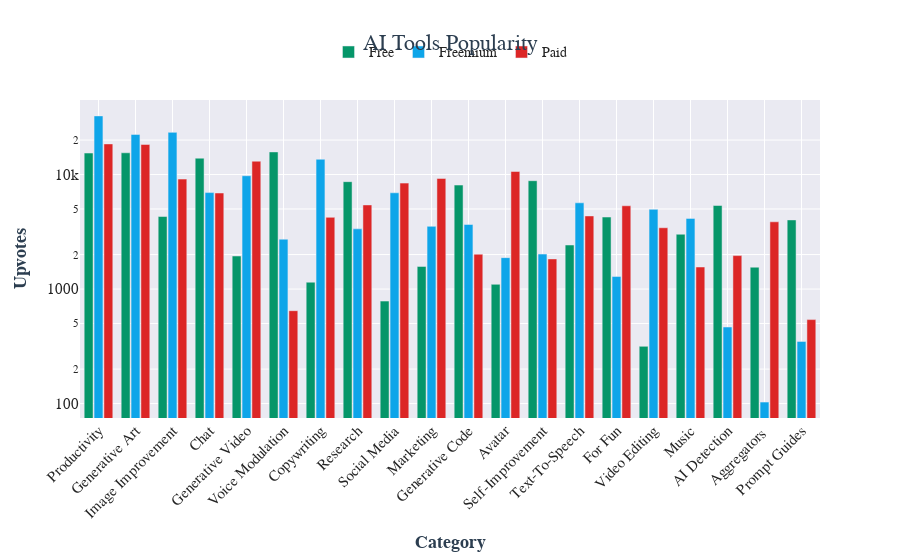

The code cell stored with this chart in its notebook:
### Code cell
# Stacked bar chart

color_map = {
    "Free": "#059669",  # Teal/green
    "Freemium": "#0ea5e9",  # Sky blue
    "Paid": "#dc2626",  # Corporate red
}

fig = px.bar(
    grouped_upvotes,
    x='Category',
    y='Upvotes', 
    color='Price',
    barmode='group',
    category_orders={'Category': top_categories},
    title='AI Tools Popularity',
    log_y=True,
    color_discrete_map=color_map)
fig.update_layout(
    xaxis_tickangle=-45,
    template="seaborn",
    font=dict(family="Helvetica Neue, sans-serif", size=15),
    title_font=dict(family="Helvetica Neue, sans-serif", size=22, color="#2c3e50"),
    legend=dict(
        title=dict(text=""),
        font=dict(size=14),
        orientation="h",
        x=0.5,
        y=1.2,
        xanchor="center",
        yanchor="top",
    ),
    bargap=0.2,
    bargroupgap=0.1,
)
# Bold axis titles
fig.update_xaxes(
    title_font=dict(size=18, color="#2c3e50", family="Helvetica Neue, sans-serif"),
    title_text="<b>Category</b>",
)
fig.update_yaxes(
    title_font=dict(size=18, color="#2c3e50", family="Helvetica Neue, sans-serif"),
    title_text="<b>Upvotes</b>",
)
fig.update_traces(hovertemplate="<b>Upvotes:</b> %{y:,.0f}<extra></extra>")
fig.show()

### Figure 1 — Plotly figure (JSON) as saved in the notebook; plotly's stock layout.template omitted (floating-point values rounded to 4 significant figures)
{"data": [{"alignmentgroup": "True", "hovertemplate": "<b>Upvotes:</b> %{y:,.0f}<extra></extra>", "legendgroup": "Free", "marker": {"color": "#059669", "pattern": {"shape": ""}}, "name": "Free", "offsetgroup": "Free", "orientation": "v", "showlegend": true, "textposition": "auto", "type": "bar", "x": ["AI Detection", "Aggregators ", "Avatar", "Chat", "Copywriting", "For Fun", "Generative Art", "Generative Code", "Generative Video", "Image Improvement", "Marketing", "Music", "Productivity", "Prompt Guides", "Research", "Self-Improvement", "Social Media", "Text-To-Speech", "Video Editing", "Voice Modulation"], "xaxis": "x", "y": [5363, 1552, 1100, 13893, 1148, 4253, 15478, 8092, 1943, 4298, 1576, 3010, 15401, 4014, 8662, 8834, 785, 2424, 316, 15752], "yaxis": "y"}, {"alignmentgroup": "True", "hovertemplate": "<b>Upvotes:</b> %{y:,.0f}<extra></extra>", "legendgroup": "Freemium", "marker": {"color": "#0ea5e9", "pattern": {"shape": ""}}, "name": "Freemium", "offsetgroup": "Freemium", "orientation": "v", "showlegend": true, "textposition": "auto", "type": "bar", "x": ["AI Detection", "Aggregators ", "Avatar", "Chat", "Copywriting", "For Fun", "Generative Art", "Generative Code", "Generative Video", "Image Improvement", "Marketing", "Music", "Productivity", "Prompt Guides", "Research", "Self-Improvement", "Social Media", "Text-To-Speech", "Video Editing", "Voice Modulation"], "xaxis": "x", "y": [466, 103, 1880, 6954, 13594, 1286, 22383, 3660, 9755, 23337, 3527, 4140, 32499, 349, 3354, 2019, 6926, 5662, 4964, 2725], "yaxis": "y"}, {"alignmentgroup": "True", "hovertemplate": "<b>Upvotes:</b> %{y:,.0f}<extra></extra>", "legendgroup": "Paid", "marker": {"color": "#dc2626", "pattern": {"shape": ""}}, "name": "Paid", "offsetgroup": "Paid", "orientation": "v", "showlegend": true, "textposition": "auto", "type": "bar", "x": ["AI Detection", "Aggregators ", "Avatar", "Chat", "Copywriting", "For Fun", "Generative Art", "Generative Code", "Generative Video", "Image Improvement", "Marketing", "Music", "Productivity", "Prompt Guides", "Research", "Self-Improvement", "Social Media", "Text-To-Speech", "Video Editing", "Voice Modulation"], "xaxis": "x", "y": [1959, 3865, 10633, 6896, 4229, 5334, 18308, 2015, 13073, 9125, 9244, 1558, 18510, 541, 5426, 1833, 8412, 4349, 3429, 647], "yaxis": "y"}], "layout": {"bargap": 0.2, "bargroupgap": 0.1, "barmode": "group", "font": {"family": "Helvetica Neue, sans-serif", "size": 15}, "legend": {"font": {"size": 14}, "orientation": "h", "title": {"text": ""}, "tracegroupgap": 0, "x": 0.5, "xanchor": "center", "y": 1.2, "yanchor": "top"}, "title": {"font": {"color": "#2c3e50", "family": "Helvetica Neue, sans-serif", "size": 22}, "text": "AI Tools Popularity"}, "xaxis": {"anchor": "y", "categoryarray": ["Productivity", "Generative Art", "Image Improvement", "Chat", "Generative Video", "Voice Modulation", "Copywriting", "Research", "Social Media", "Marketing", "Generative Code", "Avatar", "Self-Improvement", "Text-To-Speech", "For Fun", "Video Editing", "Music", "AI Detection", "Aggregators ", "Prompt Guides"], "categoryorder": "array", "domain": [0, 1], "tickangle": -45, "title": {"font": {"color": "#2c3e50", "family": "Helvetica Neue, sans-serif", "size": 18}, "text": "<b>Category</b>"}}, "yaxis": {"anchor": "x", "domain": [0, 1], "title": {"font": {"color": "#2c3e50", "family": "Helvetica Neue, sans-serif", "size": 18}, "text": "<b>Upvotes</b>"}, "type": "log"}}}
